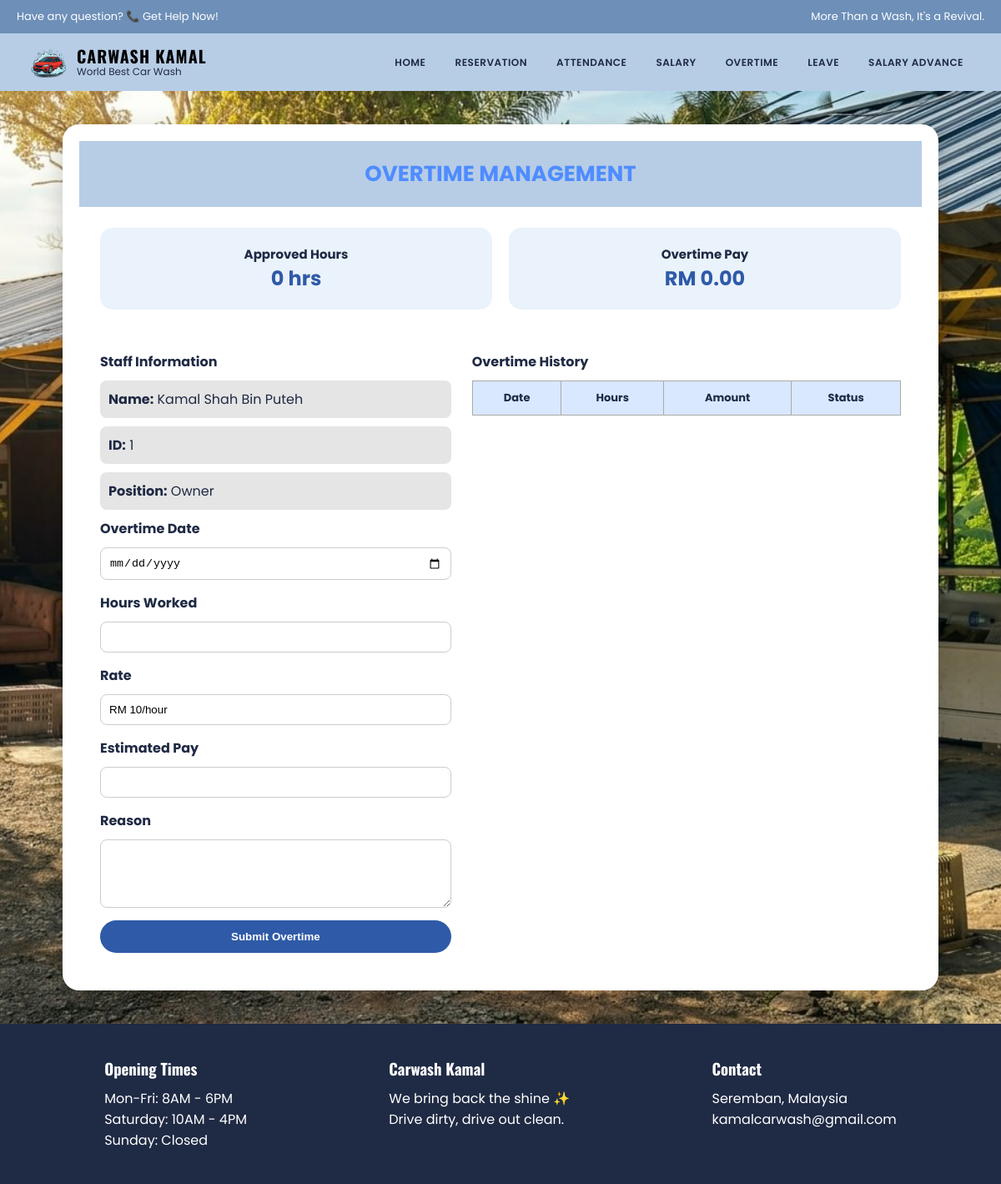
The page /staff/pages/overtime.php (signed in) on the database its author committed.
### tables this page shows
CREATE TABLE `staff` (
  `staff_id` int(11) NOT NULL,
  `staff_name` varchar(50) NOT NULL,
  `staff_email` varchar(100) DEFAULT NULL,
  `staff_password` varchar(255) DEFAULT NULL,
  `staff_phonenum` int(11) NOT NULL,
  `staff_dob` date NOT NULL,
  `staff_state` varchar(50) NOT NULL,
  `staff_hiredate` date NOT NULL,
  `staff_salary` int(11) NOT NULL,
  `staff_job` varchar(20) NOT NULL,
  `staff_gender` tinyint(1) NOT NULL,
  `staff_image` varchar(255) DEFAULT NULL
);

### staff/pages/overtime.php (the view, shortened to what this page needs)
<?php
include("../../config.php");
$staff_id = $_SESSION['staff_id'];
$stmt = $conn->prepare("
    SELECT *
    FROM staff
    WHERE staff_id = ?
");
$stmt->execute([
    $staff_id
]);
$staff = $stmt->fetch();
$ot_rate = 10;
$month = isset($_GET['month'])
? $_GET['month']
: date("m");
$year = date("Y");
$stmt = $conn->prepare("
    SELECT
    SUM(hours) AS total_hours,
    SUM(total_amount) AS total_pay
    FROM overtime
    WHERE staff_id=?
    AND MONTH(overtime_date)=?
    AND YEAR(overtime_date)=?
    AND status='Approved'
");
$stmt->execute([
    $staff_id,
    $month,
    $year
]);
$summary = $stmt->fetch();
$total_hours = $summary['total_hours'] ?? 0;
$total_pay = $summary['total_pay'] ?? 0;
?>
<?php include("../includes/header.php"); ?>
<link rel="stylesheet" href="../../CSS/style.css">
<section class="page-bg">
<div class="container">
<div class="card">
<div class="card-header">
OVERTIME MANAGEMENT
</div>
<div class="summary">
<div class="summary-card">
<h3>
Approved Hours
</h3>
<h2>
<?php echo $total_hours; ?>
hrs
</h2>
</div>
<div class="summary-card">
<h3>
Overtime Pay
</h3>
<h2>
RM <?php echo number_format($total_pay,2); ?>
</h2>
</div>
</div>
<div class="content">
<div class="left">
<div class="section-title">
Staff Information
</div>
<div class="info-box">
<b>Name:</b>
<?php echo $staff['staff_name']; ?>
</div>
<div class="info-box">
<b>ID:</b>
<?php echo $staff['staff_id']; ?>
</div>
<div class="info-box">
<b>Position:</b>
<?php echo $staff['staff_job']; ?>
</div>
<form method="POST">
<div class="section-title">
Overtime Date
</div>
<input
type="date"
name="overtime_date"
required>
<div class="section-title">
Hours Worked
</div>
<input
type="number"
step="0.5"
name="hours"
id="hours"
oninput="calculateOT()"
required>
<div class="section-title">
Rate
</div>
<input
type="text"
value="RM <?php echo $ot_rate; ?>/hour"
readonly>
<div class="section-title">
Estimated Pay
</div>
<input
type="text"
id="total"
readonly>
<div class="section-title">
Reason
</div>
<textarea
name="reason"
rows="4"
required></textarea>
<button
class="btn-submit"
name="submit"
type="submit">
Submit Overtime
</button>
</form>
</div>
<div class="right">
<div class="section-title">
Overtime History
</div>
<table>
<tr>
<th>Date</th>
<th>Hours</th>
<th>Amount</th>
<th>Status</th>
</tr>
</table>
</div>
</div>
</div>
</div>
</section>
<?php include("../includes/footer.php"); ?>

### css/style.css (style rules this page uses)
* { margin: 0; padding: 0; box-sizing: border-box; }
.card { background: white; border-radius: 15px; box-shadow: 0 10px 25px rgba(0,0,0,0.1); padding: 20px; }

### staff/pages/overtime.php (style rules this page uses)
.page-bg { background:url("../../images/hero.jpg") center/cover no-repeat; min-height:100vh; padding:40px 0; display:flex; justify-content:center; }
.container { width:1050px; }
.card { background:white; border-radius:20px; overflow:hidden; box-shadow:0 12px 30px rgba(0,0,0,0.2); }
.card-header { background:#b7cde6; text-align:center; padding:20px; font-size:26px; font-weight:bold; color:#4f8cff; }
.summary { display:flex; gap:20px; padding:25px; }
.summary-card { flex:1; background:#eaf2fb; border-radius:15px; padding:20px; text-align:center; }
.summary-card h3 { font-size:15px; }
.summary-card h2 { color:#2f5aa8; }
.content { display:flex; gap:25px; padding:25px; }
.left { width:45%; }
.right { width:55%; }
.section-title { font-weight:bold; margin-bottom:10px; color:#1f2a44; }
.info-box { background:#e5e5e5; padding:10px; border-radius:8px; margin-bottom:10px; }
input, textarea { width:100%; padding:10px; border:1px solid #ccc; border-radius:8px; margin-bottom:15px; }
.btn-submit { width:100%; padding:12px; border:none; border-radius:30px; background:#2f5aa8; color:white; font-weight:bold; cursor:pointer; }
table { width:100%; border-collapse:collapse; font-size:13px; }
th,td { border:1px solid #aaa; padding:10px; text-align:center; }
th { background:#d9e8ff; }

### rows shown on the page
staff: staff_name "Kamal Shah Bin Puteh", staff_id "1", staff_job "Owner"

### other values the page prints
$total_hours "0"
$total_pay "0.00"
